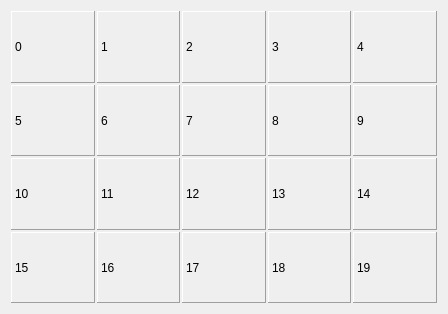
<?xml version="1.0" encoding="UTF-8"?>
<ui version="4.0">
 <class>puzzleForm</class>
 <widget class="QWidget" name="puzzleForm">
  <property name="geometry">
   <rect>
    <x>0</x>
    <y>0</y>
    <width>448</width>
    <height>314</height>
   </rect>
  </property>
  <property name="windowTitle">
   <string>Puzzle</string>
  </property>
  <layout class="QGridLayout" name="gridLayout_2">
   <item row="0" column="0">
    <layout class="QGridLayout" name="gridLayout">
     <property name="spacing">
      <number>2</number>
     </property>
     <item row="2" column="4">
      <widget class="mouse_QLabel" name="label_10">
       <property name="sizePolicy">
        <sizepolicy hsizetype="MinimumExpanding" vsizetype="MinimumExpanding">
         <horstretch>0</horstretch>
         <verstretch>0</verstretch>
        </sizepolicy>
       </property>
       <property name="minimumSize">
        <size>
         <width>50</width>
         <height>50</height>
        </size>
       </property>
       <property name="frameShape">
        <enum>QFrame::Panel</enum>
       </property>
       <property name="frameShadow">
        <enum>QFrame::Raised</enum>
       </property>
       <property name="text">
        <string>10</string>
       </property>
       <property name="scaledContents">
        <bool>true</bool>
       </property>
      </widget>
     </item>
     <item row="0" column="4">
      <widget class="mouse_QLabel" name="label_0">
       <property name="sizePolicy">
        <sizepolicy hsizetype="MinimumExpanding" vsizetype="MinimumExpanding">
         <horstretch>0</horstretch>
         <verstretch>0</verstretch>
        </sizepolicy>
       </property>
       <property name="minimumSize">
        <size>
         <width>50</width>
         <height>50</height>
        </size>
       </property>
       <property name="frameShape">
        <enum>QFrame::Panel</enum>
       </property>
       <property name="frameShadow">
        <enum>QFrame::Raised</enum>
       </property>
       <property name="text">
        <string>0</string>
       </property>
       <property name="scaledContents">
        <bool>true</bool>
       </property>
      </widget>
     </item>
     <item row="0" column="10">
      <widget class="mouse_QLabel" name="label_4">
       <property name="sizePolicy">
        <sizepolicy hsizetype="MinimumExpanding" vsizetype="MinimumExpanding">
         <horstretch>0</horstretch>
         <verstretch>0</verstretch>
        </sizepolicy>
       </property>
       <property name="minimumSize">
        <size>
         <width>50</width>
         <height>50</height>
        </size>
       </property>
       <property name="frameShape">
        <enum>QFrame::Panel</enum>
       </property>
       <property name="frameShadow">
        <enum>QFrame::Raised</enum>
       </property>
       <property name="text">
        <string>4</string>
       </property>
       <property name="scaledContents">
        <bool>true</bool>
       </property>
      </widget>
     </item>
     <item row="1" column="5">
      <widget class="mouse_QLabel" name="label_6">
       <property name="sizePolicy">
        <sizepolicy hsizetype="MinimumExpanding" vsizetype="MinimumExpanding">
         <horstretch>0</horstretch>
         <verstretch>0</verstretch>
        </sizepolicy>
       </property>
       <property name="minimumSize">
        <size>
         <width>50</width>
         <height>50</height>
        </size>
       </property>
       <property name="frameShape">
        <enum>QFrame::Panel</enum>
       </property>
       <property name="frameShadow">
        <enum>QFrame::Raised</enum>
       </property>
       <property name="text">
        <string>6</string>
       </property>
       <property name="scaledContents">
        <bool>true</bool>
       </property>
      </widget>
     </item>
     <item row="0" column="5">
      <widget class="mouse_QLabel" name="label_1">
       <property name="sizePolicy">
        <sizepolicy hsizetype="MinimumExpanding" vsizetype="MinimumExpanding">
         <horstretch>0</horstretch>
         <verstretch>0</verstretch>
        </sizepolicy>
       </property>
       <property name="minimumSize">
        <size>
         <width>50</width>
         <height>50</height>
        </size>
       </property>
       <property name="frameShape">
        <enum>QFrame::Panel</enum>
       </property>
       <property name="frameShadow">
        <enum>QFrame::Raised</enum>
       </property>
       <property name="text">
        <string>1</string>
       </property>
       <property name="scaledContents">
        <bool>true</bool>
       </property>
      </widget>
     </item>
     <item row="0" column="8">
      <widget class="mouse_QLabel" name="label_2">
       <property name="sizePolicy">
        <sizepolicy hsizetype="MinimumExpanding" vsizetype="MinimumExpanding">
         <horstretch>0</horstretch>
         <verstretch>0</verstretch>
        </sizepolicy>
       </property>
       <property name="minimumSize">
        <size>
         <width>50</width>
         <height>50</height>
        </size>
       </property>
       <property name="frameShape">
        <enum>QFrame::Panel</enum>
       </property>
       <property name="frameShadow">
        <enum>QFrame::Raised</enum>
       </property>
       <property name="text">
        <string>2</string>
       </property>
       <property name="scaledContents">
        <bool>true</bool>
       </property>
      </widget>
     </item>
     <item row="0" column="9">
      <widget class="mouse_QLabel" name="label_3">
       <property name="sizePolicy">
        <sizepolicy hsizetype="MinimumExpanding" vsizetype="MinimumExpanding">
         <horstretch>0</horstretch>
         <verstretch>0</verstretch>
        </sizepolicy>
       </property>
       <property name="minimumSize">
        <size>
         <width>50</width>
         <height>50</height>
        </size>
       </property>
       <property name="frameShape">
        <enum>QFrame::Panel</enum>
       </property>
       <property name="frameShadow">
        <enum>QFrame::Raised</enum>
       </property>
       <property name="text">
        <string>3</string>
       </property>
       <property name="scaledContents">
        <bool>true</bool>
       </property>
      </widget>
     </item>
     <item row="2" column="10">
      <widget class="mouse_QLabel" name="label_14">
       <property name="sizePolicy">
        <sizepolicy hsizetype="MinimumExpanding" vsizetype="MinimumExpanding">
         <horstretch>0</horstretch>
         <verstretch>0</verstretch>
        </sizepolicy>
       </property>
       <property name="minimumSize">
        <size>
         <width>50</width>
         <height>50</height>
        </size>
       </property>
       <property name="frameShape">
        <enum>QFrame::Panel</enum>
       </property>
       <property name="frameShadow">
        <enum>QFrame::Raised</enum>
       </property>
       <property name="text">
        <string>14</string>
       </property>
       <property name="scaledContents">
        <bool>true</bool>
       </property>
      </widget>
     </item>
     <item row="2" column="8">
      <widget class="mouse_QLabel" name="label_12">
       <property name="sizePolicy">
        <sizepolicy hsizetype="MinimumExpanding" vsizetype="MinimumExpanding">
         <horstretch>0</horstretch>
         <verstretch>0</verstretch>
        </sizepolicy>
       </property>
       <property name="minimumSize">
        <size>
         <width>50</width>
         <height>50</height>
        </size>
       </property>
       <property name="frameShape">
        <enum>QFrame::Panel</enum>
       </property>
       <property name="frameShadow">
        <enum>QFrame::Raised</enum>
       </property>
       <property name="text">
        <string>12</string>
       </property>
       <property name="scaledContents">
        <bool>true</bool>
       </property>
      </widget>
     </item>
     <item row="3" column="9">
      <widget class="mouse_QLabel" name="label_18">
       <property name="sizePolicy">
        <sizepolicy hsizetype="MinimumExpanding" vsizetype="MinimumExpanding">
         <horstretch>0</horstretch>
         <verstretch>0</verstretch>
        </sizepolicy>
       </property>
       <property name="minimumSize">
        <size>
         <width>50</width>
         <height>50</height>
        </size>
       </property>
       <property name="frameShape">
        <enum>QFrame::Panel</enum>
       </property>
       <property name="frameShadow">
        <enum>QFrame::Raised</enum>
       </property>
       <property name="text">
        <string>18</string>
       </property>
       <property name="scaledContents">
        <bool>true</bool>
       </property>
      </widget>
     </item>
     <item row="2" column="9">
      <widget class="mouse_QLabel" name="label_13">
       <property name="sizePolicy">
        <sizepolicy hsizetype="MinimumExpanding" vsizetype="MinimumExpanding">
         <horstretch>0</horstretch>
         <verstretch>0</verstretch>
        </sizepolicy>
       </property>
       <property name="minimumSize">
        <size>
         <width>50</width>
         <height>50</height>
        </size>
       </property>
       <property name="frameShape">
        <enum>QFrame::Panel</enum>
       </property>
       <property name="frameShadow">
        <enum>QFrame::Raised</enum>
       </property>
       <property name="text">
        <string>13</string>
       </property>
       <property name="scaledContents">
        <bool>true</bool>
       </property>
      </widget>
     </item>
     <item row="1" column="10">
      <widget class="mouse_QLabel" name="label_9">
       <property name="sizePolicy">
        <sizepolicy hsizetype="MinimumExpanding" vsizetype="MinimumExpanding">
         <horstretch>0</horstretch>
         <verstretch>0</verstretch>
        </sizepolicy>
       </property>
       <property name="minimumSize">
        <size>
         <width>50</width>
         <height>50</height>
        </size>
       </property>
       <property name="frameShape">
        <enum>QFrame::Panel</enum>
       </property>
       <property name="frameShadow">
        <enum>QFrame::Raised</enum>
       </property>
       <property name="text">
        <string>9</string>
       </property>
       <property name="scaledContents">
        <bool>true</bool>
       </property>
      </widget>
     </item>
     <item row="1" column="9">
      <widget class="mouse_QLabel" name="label_8">
       <property name="sizePolicy">
        <sizepolicy hsizetype="MinimumExpanding" vsizetype="MinimumExpanding">
         <horstretch>0</horstretch>
         <verstretch>0</verstretch>
        </sizepolicy>
       </property>
       <property name="minimumSize">
        <size>
         <width>50</width>
         <height>50</height>
        </size>
       </property>
       <property name="frameShape">
        <enum>QFrame::Panel</enum>
       </property>
       <property name="frameShadow">
        <enum>QFrame::Raised</enum>
       </property>
       <property name="text">
        <string>8</string>
       </property>
       <property name="scaledContents">
        <bool>true</bool>
       </property>
      </widget>
     </item>
     <item row="2" column="5">
      <widget class="mouse_QLabel" name="label_11">
       <property name="sizePolicy">
        <sizepolicy hsizetype="MinimumExpanding" vsizetype="MinimumExpanding">
         <horstretch>0</horstretch>
         <verstretch>0</verstretch>
        </sizepolicy>
       </property>
       <property name="minimumSize">
        <size>
         <width>50</width>
         <height>50</height>
        </size>
       </property>
       <property name="frameShape">
        <enum>QFrame::Panel</enum>
       </property>
       <property name="frameShadow">
        <enum>QFrame::Raised</enum>
       </property>
       <property name="text">
        <string>11</string>
       </property>
       <property name="scaledContents">
        <bool>true</bool>
       </property>
      </widget>
     </item>
     <item row="1" column="8">
      <widget class="mouse_QLabel" name="label_7">
       <property name="sizePolicy">
        <sizepolicy hsizetype="MinimumExpanding" vsizetype="MinimumExpanding">
         <horstretch>0</horstretch>
         <verstretch>0</verstretch>
        </sizepolicy>
       </property>
       <property name="minimumSize">
        <size>
         <width>50</width>
         <height>50</height>
        </size>
       </property>
       <property name="frameShape">
        <enum>QFrame::Panel</enum>
       </property>
       <property name="frameShadow">
        <enum>QFrame::Raised</enum>
       </property>
       <property name="text">
        <string>7</string>
       </property>
       <property name="scaledContents">
        <bool>true</bool>
       </property>
      </widget>
     </item>
     <item row="1" column="4">
      <widget class="mouse_QLabel" name="label_5">
       <property name="sizePolicy">
        <sizepolicy hsizetype="MinimumExpanding" vsizetype="MinimumExpanding">
         <horstretch>0</horstretch>
         <verstretch>0</verstretch>
        </sizepolicy>
       </property>
       <property name="minimumSize">
        <size>
         <width>50</width>
         <height>50</height>
        </size>
       </property>
       <property name="frameShape">
        <enum>QFrame::Panel</enum>
       </property>
       <property name="frameShadow">
        <enum>QFrame::Raised</enum>
       </property>
       <property name="text">
        <string>5</string>
       </property>
       <property name="scaledContents">
        <bool>true</bool>
       </property>
      </widget>
     </item>
     <item row="3" column="10">
      <widget class="mouse_QLabel" name="label_19">
       <property name="sizePolicy">
        <sizepolicy hsizetype="MinimumExpanding" vsizetype="MinimumExpanding">
         <horstretch>0</horstretch>
         <verstretch>0</verstretch>
        </sizepolicy>
       </property>
       <property name="minimumSize">
        <size>
         <width>50</width>
         <height>50</height>
        </size>
       </property>
       <property name="frameShape">
        <enum>QFrame::Panel</enum>
       </property>
       <property name="frameShadow">
        <enum>QFrame::Raised</enum>
       </property>
       <property name="text">
        <string>19</string>
       </property>
       <property name="scaledContents">
        <bool>true</bool>
       </property>
      </widget>
     </item>
     <item row="3" column="8">
      <widget class="mouse_QLabel" name="label_17">
       <property name="sizePolicy">
        <sizepolicy hsizetype="MinimumExpanding" vsizetype="MinimumExpanding">
         <horstretch>0</horstretch>
         <verstretch>0</verstretch>
        </sizepolicy>
       </property>
       <property name="minimumSize">
        <size>
         <width>50</width>
         <height>50</height>
        </size>
       </property>
       <property name="frameShape">
        <enum>QFrame::Panel</enum>
       </property>
       <property name="frameShadow">
        <enum>QFrame::Raised</enum>
       </property>
       <property name="text">
        <string>17</string>
       </property>
       <property name="scaledContents">
        <bool>true</bool>
       </property>
      </widget>
     </item>
     <item row="3" column="5">
      <widget class="mouse_QLabel" name="label_16">
       <property name="sizePolicy">
        <sizepolicy hsizetype="MinimumExpanding" vsizetype="MinimumExpanding">
         <horstretch>0</horstretch>
         <verstretch>0</verstretch>
        </sizepolicy>
       </property>
       <property name="minimumSize">
        <size>
         <width>50</width>
         <height>50</height>
        </size>
       </property>
       <property name="frameShape">
        <enum>QFrame::Panel</enum>
       </property>
       <property name="frameShadow">
        <enum>QFrame::Raised</enum>
       </property>
       <property name="text">
        <string>16</string>
       </property>
       <property name="scaledContents">
        <bool>true</bool>
       </property>
      </widget>
     </item>
     <item row="3" column="4">
      <widget class="mouse_QLabel" name="label_15">
       <property name="sizePolicy">
        <sizepolicy hsizetype="MinimumExpanding" vsizetype="MinimumExpanding">
         <horstretch>0</horstretch>
         <verstretch>0</verstretch>
        </sizepolicy>
       </property>
       <property name="minimumSize">
        <size>
         <width>50</width>
         <height>50</height>
        </size>
       </property>
       <property name="frameShape">
        <enum>QFrame::Panel</enum>
       </property>
       <property name="frameShadow">
        <enum>QFrame::Raised</enum>
       </property>
       <property name="text">
        <string>15</string>
       </property>
       <property name="scaledContents">
        <bool>true</bool>
       </property>
      </widget>
     </item>
    </layout>
   </item>
  </layout>
 </widget>
 <customwidgets>
  <customwidget>
   <class>mouse_QLabel</class>
   <extends>QLabel</extends>
   <header>mouse_qlabel.h</header>
  </customwidget>
 </customwidgets>
 <resources/>
 <connections/>
</ui>
